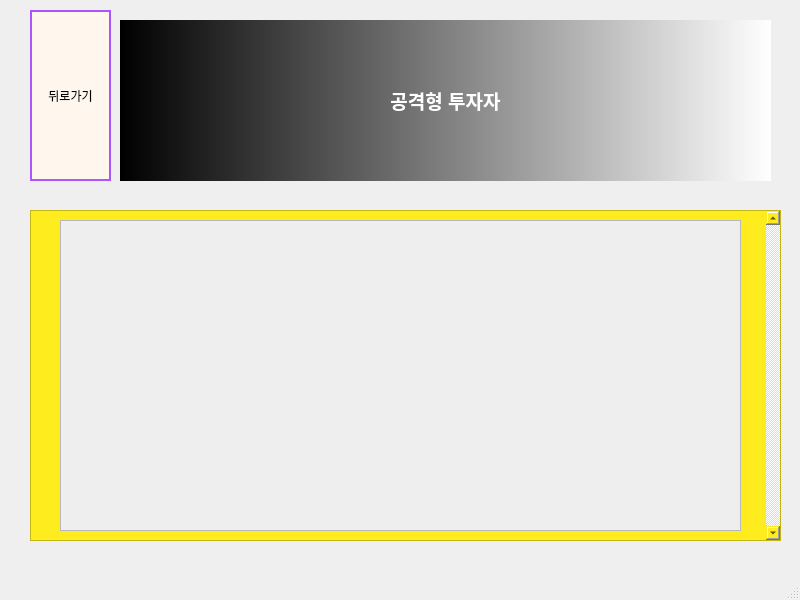
<?xml version="1.0" encoding="UTF-8"?>
<ui version="4.0">
 <class>MainWindow</class>
 <widget class="QMainWindow" name="MainWindow">
  <property name="geometry">
   <rect>
    <x>0</x>
    <y>0</y>
    <width>800</width>
    <height>600</height>
   </rect>
  </property>
  <property name="windowTitle">
   <string>MainWindow</string>
  </property>
  <property name="styleSheet">
   <string notr="true">background-color: qconicalgradient(cx:0.5, cy:0.5, angle:0, stop:0 rgba(35, 40, 3, 255), stop:0.16 rgba(136, 106, 22, 255), stop:0.225 rgba(166, 140, 41, 255), stop:0.285 rgba(204, 181, 74, 255), stop:0.345 rgba(235, 219, 102, 255), stop:0.415 rgba(245, 236, 112, 255), stop:0.52 rgba(209, 190, 76, 255), stop:0.57 rgba(187, 156, 51, 255), stop:0.635 rgba(168, 142, 42, 255), stop:0.695 rgba(202, 174, 68, 255), stop:0.75 rgba(218, 202, 86, 255), stop:0.815 rgba(208, 187, 73, 255), stop:0.88 rgba(187, 156, 51, 255), stop:0.935 rgba(137, 108, 26, 255), stop:1 rgba(35, 40, 3, 255));</string>
  </property>
  <widget class="QWidget" name="centralwidget">
   <widget class="QLabel" name="label">
    <property name="geometry">
     <rect>
      <x>120</x>
      <y>20</y>
      <width>651</width>
      <height>161</height>
     </rect>
    </property>
    <property name="styleSheet">
     <string notr="true">background-color: qlineargradient(spread:pad, x1:0, y1:0, x2:1, y2:0, stop:0 rgba(0, 0, 0, 255), stop:1 rgba(255, 255, 255, 255));
border-radius: 25Px;</string>
    </property>
    <property name="text">
     <string>&lt;html&gt;&lt;head/&gt;&lt;body&gt;&lt;p align=&quot;center&quot;&gt;&lt;span style=&quot; font-size:14pt; font-weight:600; color:#ffffff;&quot;&gt;공격형 투자자&lt;/span&gt;&lt;/p&gt;&lt;/body&gt;&lt;/html&gt;</string>
    </property>
   </widget>
   <widget class="QTextBrowser" name="textBrowser">
    <property name="geometry">
     <rect>
      <x>30</x>
      <y>210</y>
      <width>751</width>
      <height>331</height>
     </rect>
    </property>
    <property name="styleSheet">
     <string notr="true">background-color: rgb(255, 236, 30);</string>
    </property>
    <property name="verticalScrollBarPolicy">
     <enum>Qt::ScrollBarAlwaysOn</enum>
    </property>
    <property name="html">
     <string>&lt;!DOCTYPE HTML PUBLIC &quot;-//W3C//DTD HTML 4.0//EN&quot; &quot;http://www.w3.org/TR/REC-html40/strict.dtd&quot;&gt;
&lt;html&gt;&lt;head&gt;&lt;meta name=&quot;qrichtext&quot; content=&quot;1&quot; /&gt;&lt;style type=&quot;text/css&quot;&gt;
p, li { white-space: pre-wrap; }
&lt;/style&gt;&lt;/head&gt;&lt;body style=&quot; font-family:'Gulim'; font-size:9pt; font-weight:400; font-style:normal;&quot;&gt;
&lt;p style=&quot;-qt-paragraph-type:empty; margin-top:0px; margin-bottom:0px; margin-left:0px; margin-right:0px; -qt-block-indent:0; text-indent:0px;&quot;&gt;&lt;br /&gt;&lt;/p&gt;&lt;/body&gt;&lt;/html&gt;</string>
    </property>
   </widget>
   <widget class="QTableWidget" name="tableWidget">
    <property name="geometry">
     <rect>
      <x>60</x>
      <y>220</y>
      <width>681</width>
      <height>311</height>
     </rect>
    </property>
    <property name="styleSheet">
     <string notr="true">
background-color: rgb(238, 238, 238);</string>
    </property>
   </widget>
   <widget class="QPushButton" name="pushButton">
    <property name="enabled">
     <bool>true</bool>
    </property>
    <property name="geometry">
     <rect>
      <x>30</x>
      <y>10</y>
      <width>81</width>
      <height>171</height>
     </rect>
    </property>
    <property name="styleSheet">
     <string notr="true">QPushButton{
	background-color: rgb(255, 247, 237);
	gridline-color: rgb(170, 85, 255);
	border-radius: 25Px;
	border: 2px solid rgb(170, 85, 255);
}
QPushButton:hover{
	
	background-color: rgb(255, 187, 255);
	color: rgb(255, 255, 255);
}
QPushButton:pressed{
	background-color: rgb(170, 170, 255);

}</string>
    </property>
    <property name="text">
     <string>뒤로가기</string>
    </property>
    <property name="checkable">
     <bool>false</bool>
    </property>
    <property name="autoDefault">
     <bool>false</bool>
    </property>
   </widget>
  </widget>
  <widget class="QMenuBar" name="menubar">
   <property name="geometry">
    <rect>
     <x>0</x>
     <y>0</y>
     <width>800</width>
     <height>26</height>
    </rect>
   </property>
  </widget>
  <widget class="QStatusBar" name="statusbar"/>
 </widget>
 <resources/>
 <connections/>
</ui>
